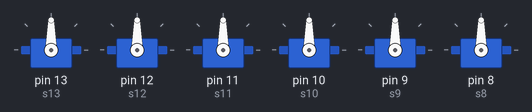
The sketch below on a simulated Arduino Uno, built with avr-gcc and run on an emulated ATmega328P. Parts: 6 × servo.

Above: at 0.05 s.
At 1.5 s:
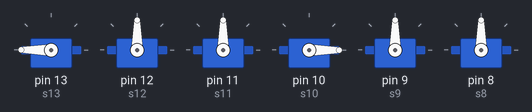
At 3.0 s:
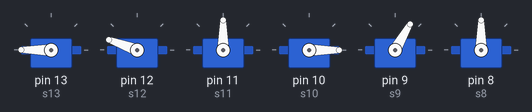
At 4.5 s:
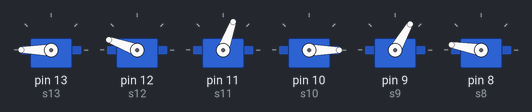
At 6.0 s:
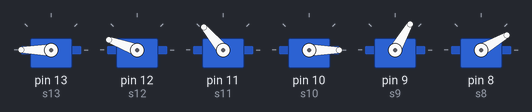
Timing chart, 0 to 7.8 s (numbered marks = the images above):
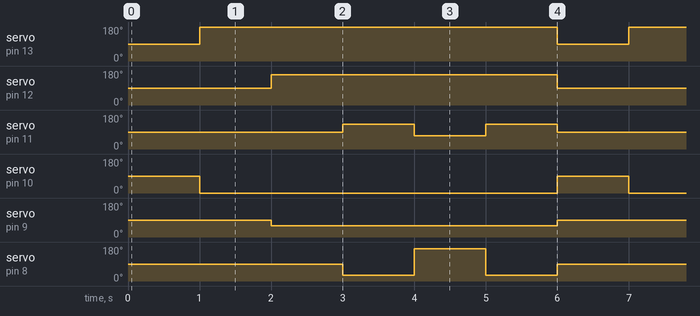

The sketch:

6_servo_motor_for_moving_arm.ino
```cpp
// Include the servo library:
#include <Servo.h>

// Create a new servo object:

Servo s13, s12, s11, s10, s9, s8;


// Define the servo pin:
#define servoPin 13, 12, 10, 9, 8


void setup() {
  // Attach the Servo variable to a pin:
  s13.attach( 13);
  s12.attach( 12);
  s11.attach( 11);
  s10.attach( 10);
 s9.attach( 9);
  s8.attach( 8);
}

void loop() {
  // first postion
  s13.write(90);
  s12.write(90);
  s11.write(90);
  s10.write(90);
  s9.write(90);
  s8.write(90);
 delay(1000);
//first move for sholder
  s13.write(180);
  s10.write(0);
  delay(1000);
  //arms
  s12.write(160);
  s9.write(60);
  delay(1000);
  //hands
  s11.write(130);
  s8.write(30);
  delay(1000);
  s11.write(70);
  s8.write(170);
  delay(1000);
  s11.write(130);
  s8.write(30);
  delay(1000);
  //re-back to first postion
}
```

Measured:
- by itself, servo on pin 13 (s13): alternates 180° for 5.0 s and 90° for 1.0 s
- by itself, servo on pin 12 (s12): alternates 160° for 4.0 s and 90° for 2.0 s
- by itself, servo on pin 11 (s11): repeats every 6.0 s: 70° 1.0 s, 130° 1.0 s, 90° 3.0 s, 130° 1.0 s
- by itself, servo on pin 10 (s10): alternates 90° for 1.0 s and 0° for 5.0 s
- by itself, servo on pin 9 (s9): alternates 90° for 2.0 s and 60° for 4.0 s
- by itself, servo on pin 8 (s8): repeats every 6.0 s: 170° 1.0 s, 30° 1.0 s, 90° 3.0 s, 30° 1.0 s
